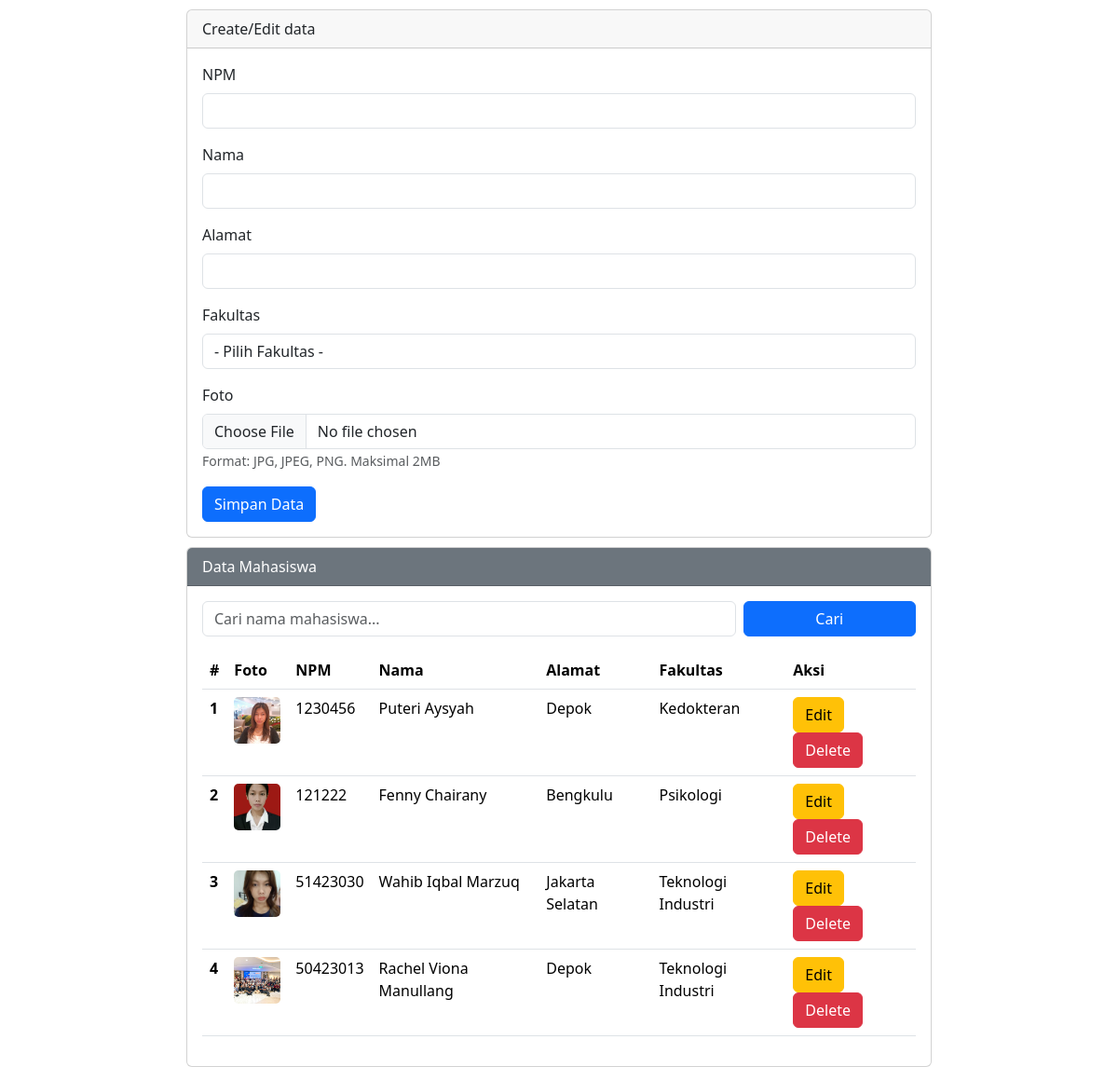
The page / on the database its author committed.
### tables this page shows
CREATE TABLE `mahasiswa` (
  `id` int(11) NOT NULL,
  `npm` varchar(25) NOT NULL,
  `nama` varchar(50) NOT NULL,
  `alamat` varchar(50) NOT NULL,
  `fakultas` varchar(25) NOT NULL,
  `foto` varchar(255) DEFAULT NULL
);

### index.php (the view, shortened to what this page needs)
<?php
include "config.php";
$npm = "";
$nama = "";
$alamat = "";
?>
<!DOCTYPE html>
<html lang="en">
<head>
    <link href="https://cdn.jsdelivr.net/npm/bootstrap@5.3.8/dist/css/bootstrap.min.css" rel="stylesheet"
>
</head>
<body>
    <div class="mx-auto">
        <div class="card">
            <div class="card-header">
                Create/Edit data
            </div>
            <div class="card-body">
                <form action="" method="POST" enctype="multipart/form-data">
                    <div class="mb-3">
                        <label for="npm" class="form-label">NPM</label>
                        <input type="text" class="form-control" id="npm" name="npm" value="<?php echo $npm ?>">
                    </div>
                    <div class="mb-3">
                        <label for="nama" class="form-label">Nama</label>
                        <input type="text" class="form-control" id="nama" name="nama" value="<?php echo $nama ?>">
                    </div>
                    <div class="mb-3">
                        <label for="alamat" class="form-label">Alamat</label>
                        <input type="text" class="form-control" id="alamat" name="alamat" value="<?php echo $alamat ?>">
                    </div>
                    <div class="mb-3">
                        <label for="fakultas" class="form-label">Fakultas</label>
                        <select class="form-control" name="fakultas" id="fakultas">
                            <option value="">- Pilih Fakultas -</option>
                            </select>
                        </div>
                        <div class="mb-3">
                            <label for="foto" class="form-label">Foto</label>
                            <input type="file" class="form-control" id="foto" name="foto" accept="image/*">
                            <small class="text-muted">Format: JPG, JPEG, PNG. Maksimal 2MB</small>
                    </div>
                    <div class="col-12">
                        <input type="submit" name="simpan" value="Simpan Data" class="btn btn-primary" />
                    </div>
                </form>
            </div>
        </div>
        <div class="card">
            <div class="card-header text-white bg-secondary">
                Data Mahasiswa
            </div>
            <div class="card-body">
                <form method="GET" class="row g-2 mb-3">
                    <div class="col-md-9">
                        <input type="text" name="nama" class="form-control" placeholder="Cari nama mahasiswa..."
                            value="<?= isset($_GET['nama']) ? $_GET['nama'] : '' ?>">
                    </div>
                    <div class="col-md-3">
                        <button type="submit" class="btn btn-primary w-100">
                            Cari
                        </button>
                    </div>
                </form>
                <table class="table">
                    <thead>
                        <tr>
                            <th scope="col">#</th>
                            <th scope="col">Foto</th>
                            <th scope="col">NPM</th>
                            <th scope="col">Nama</th>
                            <th scope="col">Alamat</th>
                            <th scope="col">Fakultas</th>
                            <th scope="col">Aksi</th>
                        </tr>
                    <tbody>
                        <?php
                        if (isset($_GET['nama']) && $_GET['nama'] != '') {
                            $nama_cari = mysqli_real_escape_string($koneksi, $_GET['nama']);
                            $sql2 = "SELECT * FROM mahasiswa
                            WHERE nama LIKE '%$nama_cari%'
                            ORDER BY id DESC";
                        } else {
                            $sql2 = "SELECT * FROM mahasiswa ORDER BY id DESC";
                        }
                        $q2 = mysqli_query($koneksi, $sql2);
                        $urut = 1;
                        while ($r2 = mysqli_fetch_array($q2)) {
                            $id = $r2['id'];
                            $npm = $r2['npm'];
                            $nama = $r2['nama'];
                            $alamat = $r2['alamat'];
                            $fakultas = $r2['fakultas'];
                            $foto = $r2['foto'];
                            ?>
                            <tr>
                                <th scope="row"><?php echo $urut++ ?></th>
                                <td scope="row">
                                    <?php if ($foto) { ?>
                                        <img src="images/<?php echo $foto ?>" alt="Foto"
                                            style="width: 50px; height: 50px; object-fit: cover; border-radius: 5px;">
                                    <?php } else { ?>
                                        <span class="text-muted">-</span>
                                    <?php } ?>
                                </td>
                                <td scope="row"><?php echo $npm ?></td>
                                <td scope="row"><?php echo $nama ?></td>
                                <td scope="row"><?php echo $alamat ?></td>
                                <td scope="row"><?php echo $fakultas ?></td>
                                <td scope="row">
                                    <a href="index.php?op=edit&id=<?php echo $id ?>"><button type="button"
                                            class="btn btn-warning">Edit</button></a>
                                    <a href="index.php?op=delete&id=<?= $id ?>"
                                        onclick="return confirm('yakin mau delete data??🤔')"><button type="button"
                                            class="btn btn-danger">Delete</button></a>
                                </td>
                            </tr>
                            <?php
                        }
                        ?>
                    </tbody>
                    </thead>
                </table>
            </div>
        </div>
    </div>
</body>
</html>

### index.php (style rules this page uses)
.mx-auto { width: 800px; }
.card { margin-top: 10px; }

### rows shown on the page
mahasiswa: foto (picture), npm "1230456", nama "Puteri Aysyah", alamat "Depok", fakultas "Kedokteran"
mahasiswa: foto (picture), npm "121222", nama "Fenny Chairany", alamat "Bengkulu", fakultas "Psikologi"
mahasiswa: foto (picture), npm "51423030", nama "Wahib Iqbal Marzuq", alamat "Jakarta Selatan", fakultas "Teknologi Industri"
mahasiswa: foto (picture), npm "50423013", nama "Rachel Viona Manullang", alamat "Depok", fakultas "Teknologi Industri"
